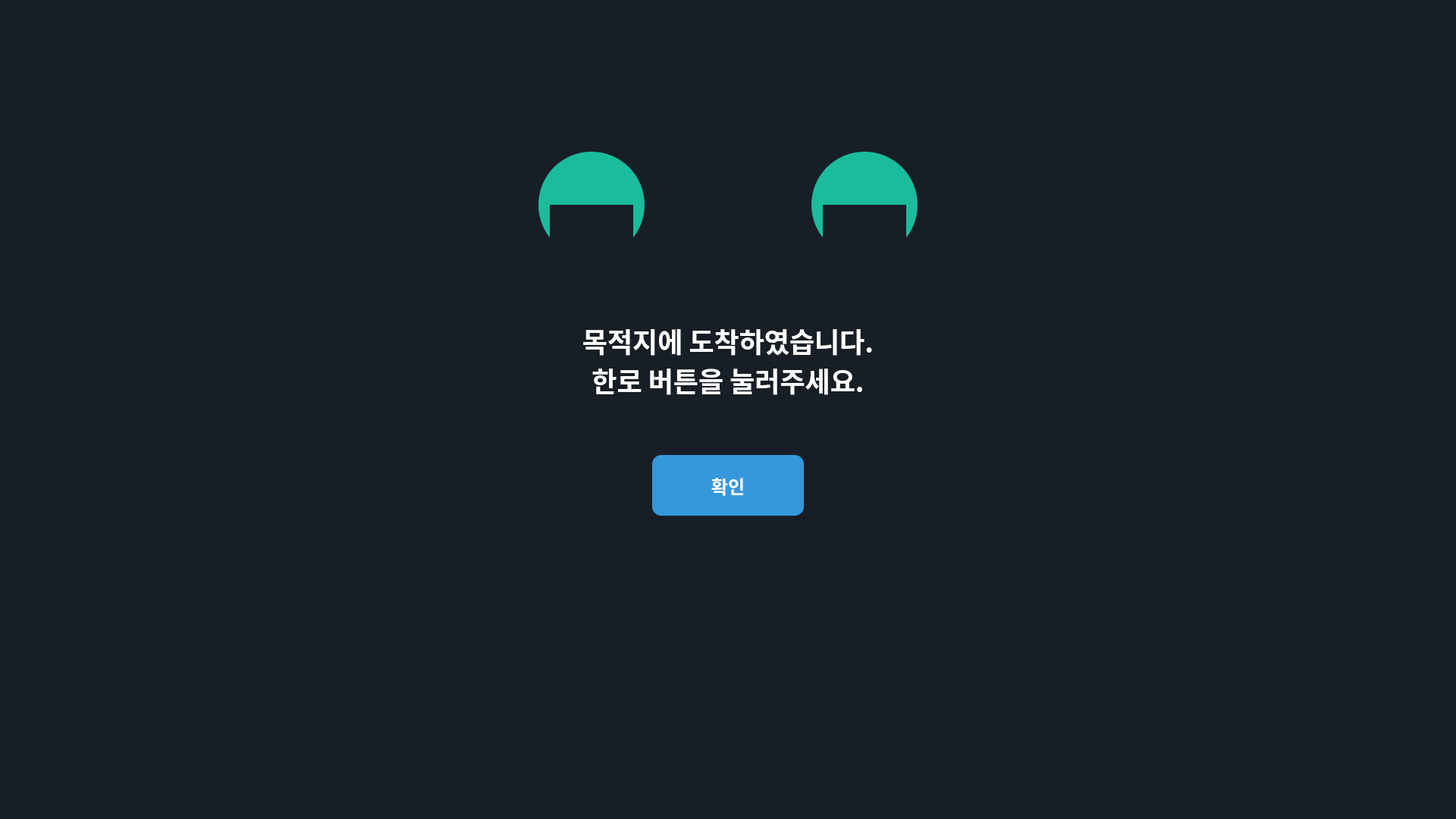
<?xml version="1.0" encoding="UTF-8"?>
<ui version="4.0">
 <class>DestinationArrived</class>
 <widget class="QWidget" name="DestinationArrived">
  <property name="geometry">
   <rect>
    <x>0</x>
    <y>0</y>
    <width>1920</width>
    <height>1080</height>
   </rect>
  </property>
  <property name="font">
   <font>
    <pointsize>12</pointsize>
   </font>
  </property>
  <property name="windowTitle">
   <string>Destination Arrived</string>
  </property>
  <property name="styleSheet">
   <string>QWidget {
    background-color: #171E26;
}

QLabel {
    color: white;
    font-family: "Malgun Gothic", "Arial", sans-serif;
    background-color: transparent;
    border: none;
}

QPushButton {
    color: white;
    border: none;
    border-radius: 12px;
    font-family: "Malgun Gothic", sans-serif;
    font-weight: bold;
}

.confirm-button {
    background-color: #3498db;
    font-size: 24px;
}

.confirm-button:hover {
    background-color: #2980b9;
}

.confirm-button:pressed {
    background-color: #21618c;
}

.robot-eye {
    background-color: #1abc9c;
}</string>
  </property>
  
  <!-- 왼쪽 로봇 눈 (반원 모양) -->
  <widget class="QLabel" name="leftEyeBase">
   <property name="geometry">
    <rect>
     <x>710</x>
     <y>200</y>
     <width>140</width>
     <height>140</height>
    </rect>
   </property>
   <property name="styleSheet">
    <string>background-color: #1abc9c; 
border-radius: 70px;</string>
   </property>
   <property name="text">
    <string></string>
   </property>
  </widget>
  
  <!-- 왼쪽 눈 속 검은 부분 (하단) -->
  <widget class="QLabel" name="leftEyePupil">
   <property name="geometry">
    <rect>
     <x>725</x>
     <y>270</y>
     <width>110</width>
     <height>70</height>
    </rect>
   </property>
   <property name="styleSheet">
    <string>background-color: #171E26; 
border-radius: 55px;</string>
   </property>
   <property name="text">
    <string></string>
   </property>
  </widget>
  
  <!-- 오른쪽 로봇 눈 (반원 모양) -->
  <widget class="QLabel" name="rightEyeBase">
   <property name="geometry">
    <rect>
     <x>1070</x>
     <y>200</y>
     <width>140</width>
     <height>140</height>
    </rect>
   </property>
   <property name="styleSheet">
    <string>background-color: #1abc9c; 
border-radius: 70px;</string>
   </property>
   <property name="text">
    <string></string>
   </property>
  </widget>
  
  <!-- 오른쪽 눈 속 검은 부분 (하단) -->
  <widget class="QLabel" name="rightEyePupil">
   <property name="geometry">
    <rect>
     <x>1085</x>
     <y>270</y>
     <width>110</width>
     <height>70</height>
    </rect>
   </property>
   <property name="styleSheet">
    <string>background-color: #171E26; 
border-radius: 55px;</string>
   </property>
   <property name="text">
    <string></string>
   </property>
  </widget>
  
  <!-- 메인 메시지 -->
  <widget class="QLabel" name="messageText">
   <property name="geometry">
    <rect>
     <x>560</x>
     <y>400</y>
     <width>800</width>
     <height>150</height>
    </rect>
   </property>
   <property name="font">
    <font>
     <family>Malgun Gothic</family>
     <pointsize>-1</pointsize>
     <weight>75</weight>
     <bold>true</bold>
    </font>
   </property>
   <property name="styleSheet">
    <string notr="true">font-size: 36px; 
font-weight: 600; 
color: white;
text-align: center;
line-height: 1.4;</string>
   </property>
   <property name="text">
    <string>목적지에 도착하였습니다.
한로 버튼을 눌러주세요.</string>
   </property>
   <property name="alignment">
    <set>Qt::AlignCenter</set>
   </property>
  </widget>
  
  <!-- 확인 버튼 -->
  <widget class="QPushButton" name="confirmButton">
   <property name="geometry">
    <rect>
     <x>860</x>
     <y>600</y>
     <width>200</width>
     <height>80</height>
    </rect>
   </property>
   <property name="font">
    <font>
     <family>Malgun Gothic</family>
     <pointsize>-1</pointsize>
     <weight>75</weight>
     <bold>true</bold>
    </font>
   </property>
   <property name="styleSheet">
    <string notr="true">background-color: #3498db;
border-radius: 12px;
font-size: 24px; 
font-weight: bold;</string>
   </property>
   <property name="text">
    <string>확인</string>
   </property>
   <property name="cursor">
    <cursorShape>PointingHandCursor</cursorShape>
   </property>
  </widget>
 </widget>
 <resources/>
 <connections/>
</ui>
